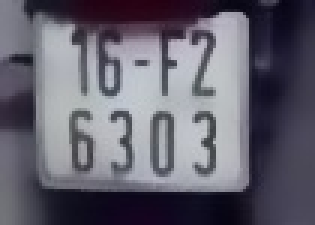
#> input picture auged/16F26303/bileteralBlur12_100_100-16F26303.jpeg, 105 x 75 px, found by its file name (shown 3 times larger); its folder holds only this picture in this run
$ python aug.py   (older library calls are emulated)
#> lines starting #> are read from the running program, lines starting #| are printed output that depends on the picture
### color_aug.py
import cv2
from skimage.exposure import rescale_intensity
from skimage.segmentation import slic
from skimage.util import img_as_float
from skimage import io
import numpy as np


#invert - đảo ngược
# [50 lines left out: functions invert_image, add_light, add_light_color, saturation_image, hue_image, not called in this run]

#blur - làm mờ
def gausian_blur(image,blur):
    image = cv2.GaussianBlur(image,(5,5),blur)
    return image

def averageing_blur(image,shift):
    image=cv2.blur(image,(shift,shift))
    return image

def median_blur(image,shift):
    image=cv2.medianBlur(image,shift)
    return image

def bileteralBlur(image,d,color,space):
    image = cv2.bilateralFilter(image, d,color,space)
    return image


# [10 lines left out: functions morphological_gradient_image, sharpen_image, not called in this run]
#edge - lấy cạnh
def edge_image(image,ksize):
    image = cv2.Sobel(image,cv2.CV_16U,1,0,ksize=ksize)
    return image

#salt - paper
# [11 lines left out: function salt_and_paper_image, not called in this run]

#grayscale
def grayscale_image(image):
    image= cv2.cvtColor(image, cv2.COLOR_BGR2GRAY)
    return image

### trans_aug.py
import cv2
import numpy as np
from random import randint

def zoom(image):
    IMAGE_WIDTH = 80
    IMAGE_HEIGHT = 80
    zoom_pix = randint(0, 10)
    zoom_factor = 1 + (2*zoom_pix)/IMAGE_HEIGHT
    image = cv2.resize(image, None, fx=zoom_factor,
                       fy=zoom_factor, interpolation=cv2.INTER_LINEAR)
    top_crop = (image.shape[0] - IMAGE_HEIGHT)//2
    left_crop = (image.shape[1] - IMAGE_WIDTH)//2
    image = image[top_crop: top_crop+IMAGE_HEIGHT,
                  left_crop: left_crop+IMAGE_WIDTH]
    return image

# [42 lines left out: functions translation_image, rotate_image, rotate_random_image, transformation_image, not called in this run]

### aug.py
import cv2
import numpy as np
import os.path
import errno
import color_aug as ca
import trans_aug as trans

dataset_dir="/home/hoangnt/workspace/Project/DL/License_Plate_Recognition/gray/"
save_dir="/home/hoangnt/workspace/Project/DL/License_Plate_Recognition/auged/"
extension=".jpeg"


class IdentityMetadata():
    def __init__(self, base, file):
        # dataset base directory
        self.base = base
        # image file name
        self.file = file
    def __repr__(self):
        return self.image_path()
    def image_path(self):
        return os.path.join(self.base, self.file)

class IdentityLabels():
    def __init__(self, img_name):
        # image file name
        self.img_name = img_name
    def __repr__(self):
        return self.label()
    def label(self):
        return os.path.join(self.img_name)

def load_metadata(path):
    metadata = []
    for i in os.listdir(path):
        metadata.append(IdentityMetadata(path, i))
    return np.array(metadata)

def load_label(path):
    label = []
    for i in os.listdir(path):
        label.append(IdentityLabels(i.split('.')[0]))
    return np.asarray(label, dtype=np.str)

def create_folder(path):
    # create folder with label
    #print(len(load_label(dataset_dir)))
    for i in range(len(load_label(dataset_dir))):
        filename = save_dir + load_label(dataset_dir)[i]
        #print(filename)
        if not os.path.exists(filename):
            try:
                os.mkdir(filename)
                #print(os.path.dirname(filename))
            except OSError as exc: # Guard against race condition
                if exc.errno != errno.EEXIST:
                    raise

#create_folder(save_dir)

'''
metadata = load_metadata('gray')


#rotate random 10 images
k = 0
while(k < 10):
    for i in range(0, metadata.size):
        dir_to_save_label = save_dir + load_label(dataset_dir)[i]
        img = cv2.imread(str(metadata[i]))
        img = trans.rotate_random_image(img)
        cv2.imwrite(os.path.join(dir_to_save_label , str(k) + extension),img)
    k+=1

'''
'''

for i in range(0, metadata.size):
        dir_to_save_label = save_dir + load_label(dataset_dir)[i]
        img_gaussian_blur = cv2.imread(str(metadata[i]))
        img_blur = cv2.imread(str(metadata[i]))
        img_sharpen = cv2.imread(str(metadata[i]))
        img_zoom = cv2.imread(str(metadata[i]))

        #gaussian blur
        img_gaussian_blur = ca.gausian_blur(img_gaussian_blur, 0.50)
        cv2.imwrite(os.path.join(dir_to_save_label , 'gaussian-' + load_label(dataset_dir)[i] + extension),img_gaussian_blur)

        #zoom
        img_zoom = trans.zoom(img_zoom)
        cv2.imwrite(os.path.join(dir_to_save_label , 'zoom-' + load_label(dataset_dir)[i] + extension),img_zoom)

'''

dir_label_in_auged = [name for name in os.listdir(save_dir)]
#print(dir_label_in_auged)
for i in range(0, len(dir_label_in_auged)):
    metadata = load_metadata(save_dir+dir_label_in_auged[i])
    #print(metadata)
    for j in range(metadata.size):
        #print(metadata[j])
        dir_to_save_label = save_dir + dir_label_in_auged[i]
        img_gaussian_blur = cv2.imread(str(metadata[j]))
#> img_gaussian_blur is the input picture: shape (75, 105, 3); mean B, G, R 110.2, 98, 100.2
        img_zoom = cv2.imread(str(metadata[j]))

        #gaussian blur
        img_gaussian_blur = ca.gausian_blur(img_gaussian_blur, 0.50)
        cv2.imwrite(os.path.join(dir_to_save_label , 'gaussian-' + str(j) + extension),img_gaussian_blur)

        #zoom
        img_zoom = trans.zoom(img_zoom)
#> in zoom, `image = cv2.resize(image, None, fx=zoom_factor, fy=zoom_factor, interp..`:
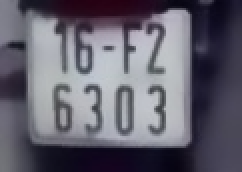
#> image: shape (86, 121, 3) (shown 2 times larger); mean of channels 0, 1, 2 110.2, 98, 100.2; drawn as B, G, R
#> in zoom, `image = image[top_crop: top_crop+IMAGE_HEIGHT, left_crop: left_crop+IM..`:
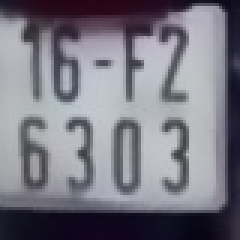
#> image: shape (80, 80, 3) (shown 3 times larger); mean of channels 0, 1, 2 129.9, 119.6, 121; drawn as B, G, R
        cv2.imwrite(os.path.join(dir_to_save_label , 'zoom-' + str(j) + extension),img_zoom)
#> pass 2 of the loop `for i in range(0, len(dir_label_in_auged)):`:
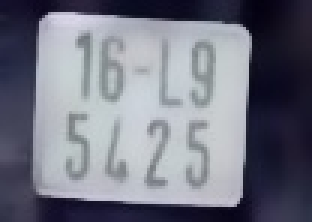
#> input picture auged/16L95425/bileteralBlur12_100_100-16L95425.jpeg, 104 x 74 px, found by its file name (shown 3 times larger)
#> img_gaussian_blur is the input picture: shape (74, 104, 3); mean B, G, R 130.7, 117.7, 115.5
#> in zoom (call 2), `image = cv2.resize(image, None, fx=zoom_factor, fy=zoom_factor, interp..`:
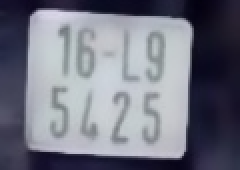
#> image: shape (85, 120, 3) (shown 2 times larger); mean of channels 0, 1, 2 130.5, 117.5, 115.3; drawn as B, G, R
#> in zoom (call 2), `image = image[top_crop: top_crop+IMAGE_HEIGHT, left_crop: left_crop+IM..`:
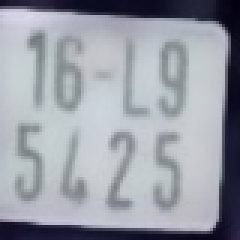
#> image: shape (80, 80, 3) (shown 3 times larger); mean of channels 0, 1, 2 166.2, 157.3, 153.3; drawn as B, G, R
